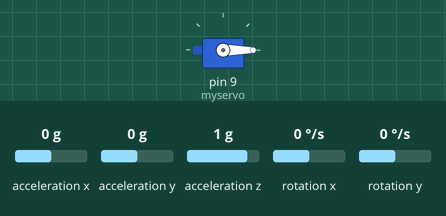
Recording of a sketch running on a simulated Arduino Uno, built with avr-gcc and run on an emulated ATmega328P. On the bench: servo. Wiring (inferred from the names in the program): MPU-6050 motion sensor at I2C address 0x68. The inputs (shaded band) are chosen by the test bench; at power-on: acceleration x 0 g, rotation y 0 °/s, acceleration z 1 g, acceleration y 0 g, rotation x 0 °/s.

Above: at 1.2 s.
1.3 s: acceleration x set to -1.4 g
At 1.76 s:
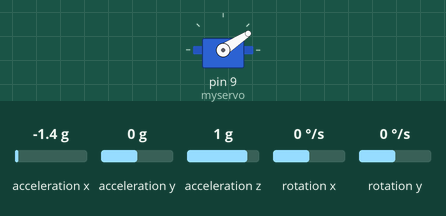
At 2.67 s:
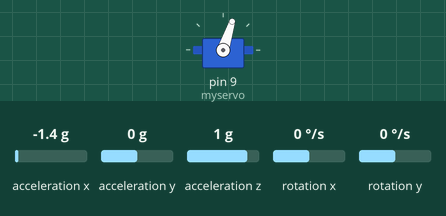
4.3 s: rotation y set to 100 °/s
6.9 s: acceleration x set to 0.8 g
At 7.35 s:
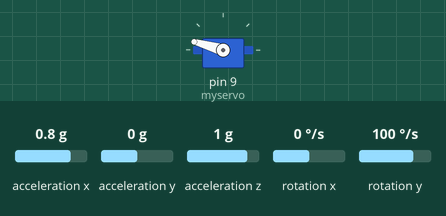
9.9 s: acceleration z set to 0 g
Timing chart, 0 to 12.9 s (numbered marks = the images above; inputs shaded):
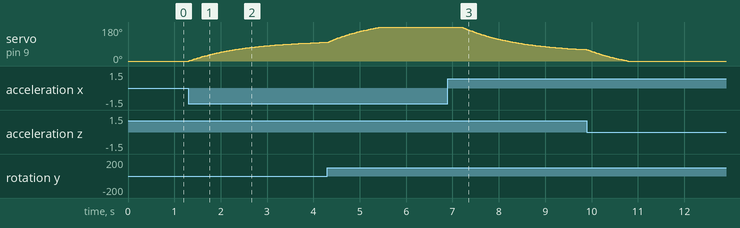

The sketch:

PID_MPU6050_SingleServo.ino
```cpp
#include <Servo.h>
#include "I2Cdev.h"
#include "MPU6050.h"
#include "Wire.h"

// class default I2C address is 0x68
// specific I2C addresses may be passed as a parameter here
// AD0 low = 0x68 (default for InvenSense evaluation board)
// AD0 high = 0x69

MPU6050 accelgyro;
//MPU6050 accelgyro(0x69); // <-- use for AD0 high

Servo myservo;             // creating a servo object

int16_t Acc_rawX, Acc_rawY, Acc_rawZ,Gyr_rawX, Gyr_rawY, Gyr_rawZ;

float Acceleration_angle[2];
float Gyro_angle[2];
float Total_angle[2];

float elapsedTime, time, timePrev;
int i;
float rad_to_deg = 180/3.141592654;

float PID, pwmLeft, pwmRight, error, previous_error;
float pid_p=0;
float pid_i=0;
float pid_d=0;

/////////////////PID CONSTANTS/////////////////

double kp=2.55;
double ki=0.003;
double kd=1.05;

/*
 * History
 * kp=3.55
 * ki=0.003
 * kd=2.05
*/
///////////////////////////////////////////////

float desired_angle = 0; //This is the angle at which we want the
                         //balance to stay steady

void setup() {
  myservo.attach(9);     // attaches the servo on pin 9 to the servo object

  Wire.begin(); //begin the wire comunication
  Wire.beginTransmission(0x68);
  Wire.write(0x6B);
  Wire.write(0);
  Wire.endTransmission(true);

  time = millis(); //Start counting time in milliseconds
}

void loop() {

/////////////////////////////MPU 6050///////////////////////////////////////////
  timePrev = time;  // the previous time is stored before the actual time read
  time = millis();  // actual time read
  elapsedTime = (time - timePrev) / 1000;

  /*The time step is the time that is elapsed since the previous loop.
   * This is the value that we will use in the formulas as "elapsedTime"
   * in seconds. It is in "ms" so we have to divide the value by 1000
   to obtain it in seconds*/

  /*Reading the values from the accelerometer.
   * We know that the slave adress for this IMPU6050 is 0x68 in
   * hexadecimal*/

   Wire.beginTransmission(0x68);
   Wire.write(0x3B);  //Ask for the 0x3B register- correspond to AcX
   Wire.endTransmission(false);
   Wire.requestFrom(0x68,6,true);

   /*We have asked for the 0x3B register. The MPU6050 will send a brust of register.
    * The amount of register to read is specify in the requestFrom function.
    * In this case we request 6 registers. Each value of acceleration is made out of
    * two 8-bits registers, low values and high values. For that we request the 6 of them
    * and just make then sum of each pair. For that we shift to the left the high values
    * register (<<) and make an or (|) operation to add the low values.*/

   Acc_rawX=Wire.read()<<8|Wire.read(); //each value needs two registres
   Acc_rawY=Wire.read()<<8|Wire.read();
   Acc_rawZ=Wire.read()<<8|Wire.read();


   /*///This is the part where you need to calculate the angles using Euler equations///*/

   /* - Now, to obtain the values of acceleration in "g" units we first have to divide the raw
    * values that we have just read by 16384.0 because that is the value that was included in the MPU6050
    * datasheet.*/
   /* - Next we have to calculate the radian to degree value by dividing 180º by the PI number
    * which is 3.141592654 and store this value in the rad_to_deg variable. In order to not have
    * to calculate this value in each loop we have done that just once before the setup void.
    */

   /* Now we can apply the Euler formula. The atan will calculate the arctangent. The
    *  pow(a,b) will elevate the a value to the b power. And sqrt function
    *  will calculate the root square.*/
   /*---X---*/
   Acceleration_angle[0] = atan((Acc_rawY/16384.0)/sqrt(pow((Acc_rawX/16384.0),2) + pow((Acc_rawZ/16384.0),2)))*rad_to_deg;
   /*---Y---*/
   Acceleration_angle[1] = atan(-1*(Acc_rawX/16384.0)/sqrt(pow((Acc_rawY/16384.0),2) + pow((Acc_rawZ/16384.0),2)))*rad_to_deg;

   /*Now we read the Gyro data in the same way as the Acc data. The adress for the
    * gyro data starts at 0x43. We can see this adresses if we look at the register map
    * of the MPU6050. In this case we request just 4 values. W don¡t want the gyro for
    * the Z axis (YAW).*/

   Wire.beginTransmission(0x68);
   Wire.write(0x43); //Gyro data first adress
   Wire.endTransmission(false);
   Wire.requestFrom(0x68,4,true); //Just 4 registers

   Gyr_rawX=Wire.read()<<8|Wire.read(); //Once again we shif and sum
   Gyr_rawY=Wire.read()<<8|Wire.read();

   /*Now in order to obtain the gyro data in degrees/second we have to divide first
   the raw value by 131 because that's the value that the was included in the MPU6050's datasheet*/

   /*---X---*/
   Gyro_angle[0] = Gyr_rawX/131.0;
   /*---Y---*/
   Gyro_angle[1] = Gyr_rawY/131.0;

   /*Now in order to obtain degrees we have to multiply the degree/seconds
   *value by the elapsedTime.*/
   /*Finaly we can apply the final filter where we add the acceleration
   *part that afects the angles and ofcourse multiply by 0.98 */

   /*---X axis angle---*/
   Total_angle[0] = 0.99 *(Total_angle[0] + Gyro_angle[0]*elapsedTime) + 0.02*Acceleration_angle[0];
   /*---Y axis angle---*/
   Total_angle[1] = 0.99 *(Total_angle[1] + Gyro_angle[1]*elapsedTime) + 0.02*Acceleration_angle[1];

   /*angle values from -10º0 to 100º "at coefficient = 0.98"*/
   //Serial.println(Total_angle[0]);
   //Serial.println(Total_angle[1]);

///////////////////////////////////////////P I D//////////////////////////////////////////////////
   /*Remember that for the balance we will use just one axis. I've choosen the X angle
   to implement the PID with. That means that the X - axis of the IMU has to be paralel to
   the balance*/

   /*First calculate the error between the desired angle and
    *the real measured angle*/

   error = Total_angle[1] - desired_angle;

   /*Next the proportional value of the PID is just a proportional constant
    *multiplied by the error*/

   pid_p = kp*error;

   /*The integral part should only act if we are close to the
   desired position but we want to fine tune the error. That's
   why I've made a if operation for an error between -2 and 2 degree.
   To integrate we just sum the previous integral value with the
   error multiplied by  the integral constant. This will integrate (increase)
   the value each loop till we reach the 0 point*/

   if(-3 <error <3)
   {
     pid_i = pid_i+(ki*error);
   }

   /*The last part is the derivate. The derivate acts upon the speed of the error.
   As we know the speed is the amount of error that produced in a certain amount of
   time divided by that time. For that we will use a variable called previous_error.
   We substract that value from the actual error and divide all by the elapsed time.
   Finaly we multiply the result by the derivate constant*/

   pid_d = kd*((error - previous_error)/elapsedTime);

   /*The final PID values is the sum of each of this 3 parts*/
   PID = pid_p + pid_i + pid_d;

   myservo.write(Total_angle[1]);
   delay(10);
}
```

Measured:
- after the input at 1.3 s, servo on pin 9 (myservo): moves from 0° to 99° over 3.0 s, starting at once
- after the input at 6.9 s, servo on pin 9 (myservo): moves from 180° to 60° over 2.7 s, starting after 0.30 s
